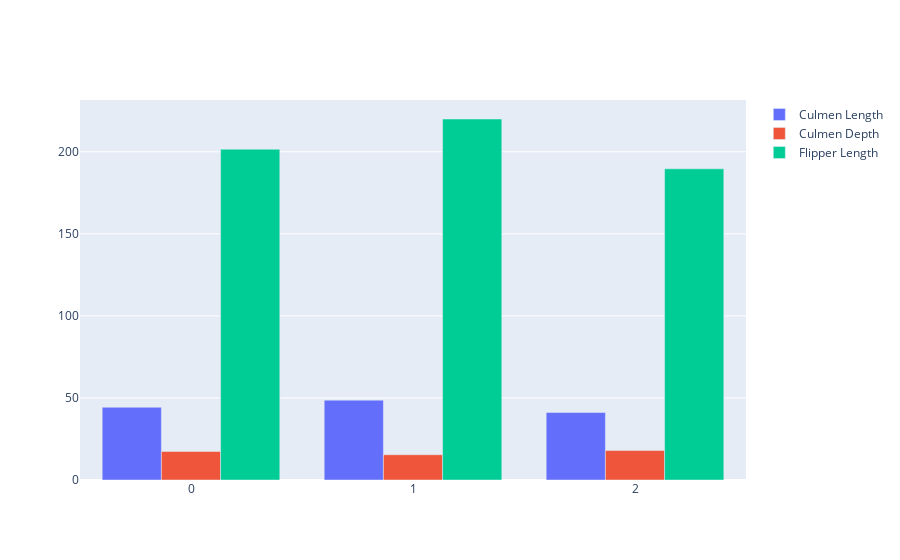

Notebook cell for this chart:
### Markdown cell above
# Visualisation - Clusters Stats

### Code cell
import plotly.graph_objects as go

fig = go.Figure(data=[
    go.Bar(name='Culmen Length', x=stat_penguins.index, y=stat_penguins['culmen_length_mm']),
    go.Bar(name='Culmen Depth', x=stat_penguins.index, y=stat_penguins['culmen_depth_mm']),
    go.Bar(name='Flipper Length',x=stat_penguins.index, y=stat_penguins['flipper_length_mm'])
])

# Change the bar mode
fig.update_layout(barmode='group')
fig.show()

### Figure 1 — Plotly figure (JSON) as saved in the notebook; plotly's stock layout.template omitted (floating-point values rounded to 4 significant figures)
{"data": [{"name": "Culmen Length", "type": "bar", "x": [0, 1, 2], "y": [44.33, 48.66, 41.12]}, {"name": "Culmen Depth", "type": "bar", "x": [0, 1, 2], "y": [17.42, 15.4, 17.95]}, {"name": "Flipper Length", "type": "bar", "x": [0, 1, 2], "y": [201.6, 220.0, 189.6]}], "layout": {"barmode": "group"}}
